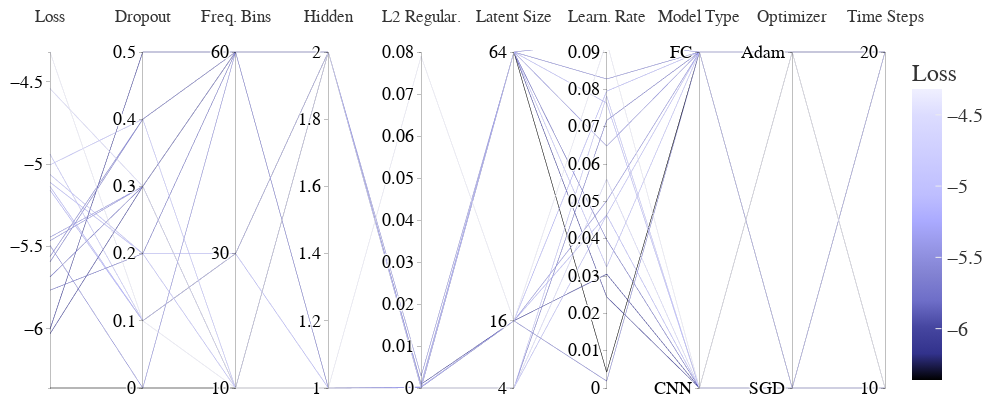

Here is the notebook cell this chart was saved with:
### Code cell
imp.reload(cplot)


fig=cplot.get_parallel_coordinate_plot(study,coloring=icy,log_loss=True,simple_ticks=["Time Steps", "Latent Size", "Frequency Bins"])
scope = PlotlyScope()
fig= fig.update_layout(   
    autosize=False,title_text='Loss vs Hyper-Parameter Parallel Plot',title=None, title_x=0.5, title_y=0.98, 
    template="ggplot2",
    width=1000,
    height=400,
    font_family="Times New Roman",
    font_size=20,
    title_font_family="Times New Roman",
    title_font_size=30,           
       margin=dict(l=50, t=50,r=1,  b=10),
    )

with open("parallel_coordround2.pdf", "wb") as f:
    f.write(scope.transform(fig, format="pdf", width=1000,height=400,))
fig

### Figure 1 — Plotly figure (JSON) as saved in the notebook; plotly's stock layout.template omitted (floating-point values rounded to 4 significant figures)
{"data": [{"dimensions": [{"label": "Loss", "range": [-6.36, -4.319], "values": [-5.136, -6.003, -6.031, -5.063, -5.766, -5.11, -5.157, -5.004, -5.444, -5.594, -4.541, -5.494, -5.685, -5.562, -4.939, -4.319, -5.466, -6.36]}, {"label": "Dropout", "range": [0, 0.5], "values": [0.1, 0.5, 0.3, 0.2, 0.2, 0.2, 0.1, 0.4, 0.3, 0.4, 0.3, 0, 0.3, 0.4, 0.1, 0.1, 0.3, 0]}, {"label": "Freq. Bins", "range": [10, 60], "tickvals": [10, 30, 60], "values": [30, 60, 60, 10, 60, 30, 30, 10, 60, 60, 10, 60, 60, 60, 30, 10, 10, 10]}, {"label": "Hidden", "range": [1, 2], "values": [1, 2, 2, 2, 1, 2, 2, 1, 2, 2, 2, 2, 2, 2, 2, 1, 1, 2]}, {"label": "L2 Regular.", "range": [0, 0.08], "values": [0.0002221, 0.000904, 4.075e-05, 2.803e-06, 6.003e-05, 1.498e-06, 0.0003123, 0.0002396, 0.0009298, 0.0001712, 1.168e-06, 0.002828, 4.831e-06, 0.0001505, 1.105e-06, 0.07898, 0.0001894, 1.647e-06]}, {"label": "Latent Size", "range": [4, 64], "tickvals": [4, 16, 64], "values": [16, 16, 64, 4, 64, 64, 16, 64, 64, 16, 4, 64, 4, 64, 4, 16, 16, 64]}, {"label": "Learn. Rate", "range": [0, 0.09], "values": [0.04634, 0.03051, 0.02442, 0.04629, 0.03972, 0.07634, 0.07952, 0.03243, 0.0648, 0.001866, 0.05594, 0.09281, 0.07168, 0.08278, 0.07822, 0.09278, 0.05012, 0.004239]}, {"label": "Model Type", "range": [0, 1], "ticktext": ["CNN", "FC"], "tickvals": [0, 1], "values": [0, 0, 0, 1, 0, 0, 1, 1, 1, 1, 0, 1, 1, 1, 0, 0, 1, 1]}, {"label": "Optimizer", "range": [0, 1], "ticktext": ["SGD", "Adam"], "tickvals": [0, 1], "values": [0, 1, 1, 0, 0, 0, 1, 0, 0, 1, 1, 1, 0, 1, 1, 1, 1, 1]}, {"label": "Time Steps", "range": [10, 20], "tickvals": [10, 20], "values": [10, 20, 20, 20, 20, 10, 10, 20, 10, 10, 10, 10, 20, 10, 10, 10, 20, 20]}], "line": {"color": [-5.136, -6.003, -6.031, -5.063, -5.766, -5.11, -5.157, -5.004, -5.444, -5.594, -4.541, -5.494, -5.685, -5.562, -4.939, -4.319, -5.466, -6.36], "colorbar": {"title": {"text": "Loss"}}, "colorscale": [[0, "rgb(0, 0, 0)"], [0.09091, "rgb(50,50,140)"], [0.1818, "rgb(70,70,160)"], [0.2727, "rgb(110,110,200)"], [0.3636, "rgb(130,130,210)"], [0.4545, "rgb(150,150,230)"], [0.5455, "rgb(170,170,255)"], [0.6364, "rgb(190,190,255)"], [0.7273, "rgb(200,200,255)"], [0.8182, "rgb(210,210,255)"], [0.9091, "rgb(220,220,255)"], [1, "rgb(240,240,255)"]], "showscale": true}, "rangefont": {"color": "white", "family": "Times New Roman", "size": 1}, "tickfont": {"color": "black", "family": "Times New Roman", "size": 18}, "type": "parcoords"}], "layout": {"autosize": false, "font": {"family": "Times New Roman", "size": 20}, "height": 400, "margin": {"b": 10, "l": 50, "r": 1, "t": 50}, "title": {"font": {"family": "Times New Roman", "size": 30}, "x": 0.5, "y": 0.98}, "width": 1000}}
